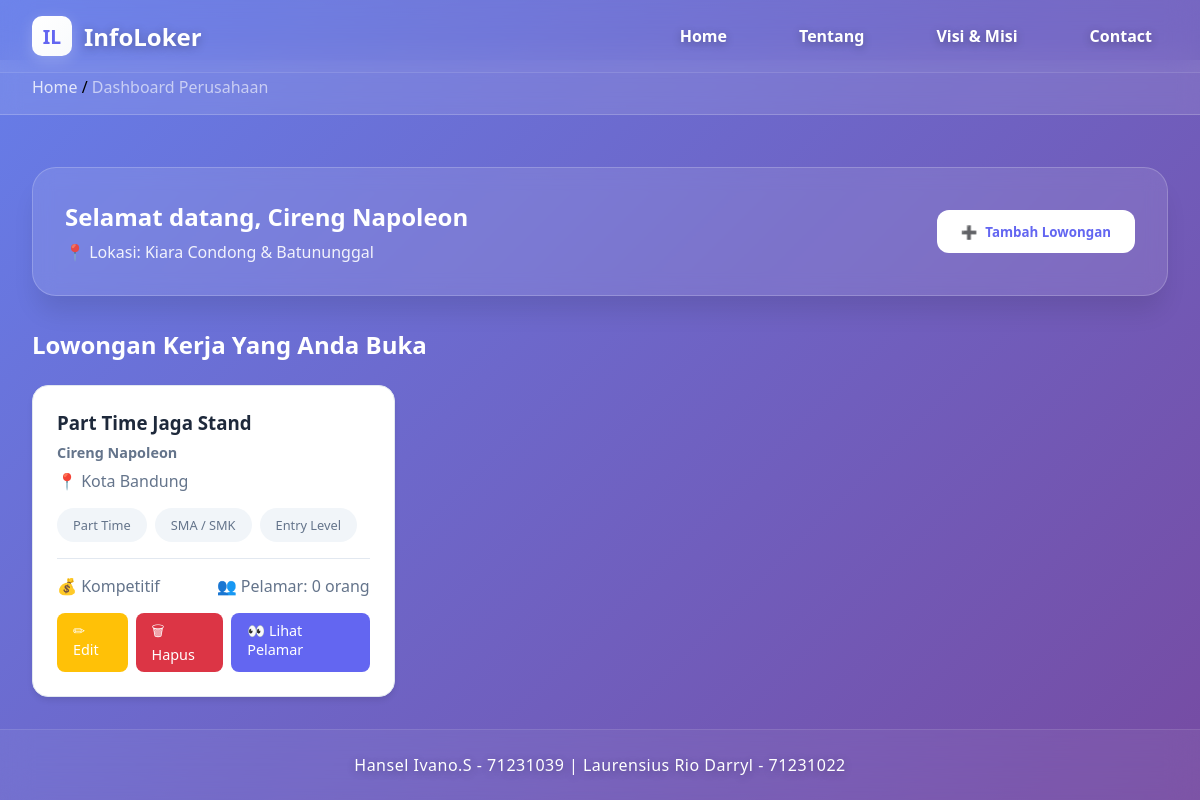
/Dashboard/dashboard_perusahaan.php (signed in), run on the app's committed database.
### tables this page shows
CREATE TABLE `perusahaan` (
  `id` int(11) NOT NULL,
  `user_id` int(11) DEFAULT NULL,
  `nama_perusahaan` varchar(100) DEFAULT NULL,
  `lokasi` varchar(100) DEFAULT NULL,
  `logo` varchar(255) DEFAULT NULL
);

CREATE TABLE `lowongan` (
  `id` int(11) NOT NULL,
  `perusahaan_id` int(11) DEFAULT NULL,
  `judul` varchar(100) DEFAULT NULL,
  `lokasi` varchar(100) DEFAULT NULL,
  `jenis_pekerjaan` varchar(50) DEFAULT NULL,
  `level_pekerjaan` varchar(50) DEFAULT NULL,
  `pendidikan` varchar(100) DEFAULT NULL,
  `gaji` varchar(50) DEFAULT NULL,
  `deskripsi` text DEFAULT NULL,
  `keahlian` text DEFAULT NULL,
  `kualifikasi` text DEFAULT NULL,
  `tanggal_posting` date DEFAULT NULL
);

### Dashboard/dashboard_perusahaan.php (the view, shortened to what this page needs)
<?php
require '../koneksi.php';
$userId = $_SESSION['id'];
$getPerusahaan = mysqli_query($conn, "SELECT * FROM perusahaan WHERE user_id = $userId");
$perusahaan = mysqli_fetch_assoc($getPerusahaan);
$perusahaanId = $perusahaan['id'];
$lowongan = mysqli_query($conn, "
    SELECT l.*,
           (SELECT COUNT(*) FROM lamaran WHERE lamaran.lowongan_id = l.id) AS jumlah_pelamar
    FROM lowongan l
    WHERE perusahaan_id = $perusahaanId
    ORDER BY l.tanggal_posting DESC
");
?>
<!DOCTYPE html>
<html lang="id">
<head>
    <link rel="stylesheet" href="utama_perusahaan.css">
</head>
<body>
<div class="dashboard-container">
    <?php include '../partials/header.php'; ?>
    <nav class="breadcrumb">
        <div class="breadcrumb-content">
            <a href="../Dashboard/dashboard_perusahaan.php">Home</a> / <span>Dashboard Perusahaan</span>
        </div>
    </nav>
    <div class="main-content">
        <section id="search" class="welcome-section">
            <div class="welcome-header">
                <h2>Selamat datang, <?= htmlspecialchars($perusahaan['nama_perusahaan']) ?></h2>
                <p>📍 Lokasi: <?= $perusahaan['lokasi'] ?></p>
            </div>
            <button class="action-button" onclick="window.location.href='../Perusahaan/tambah_lowongan.php'">
                <span class="button-icon">➕</span> Tambah Lowongan
            </button>
        </section>
        <h1 class="section-title">Lowongan Kerja Yang Anda Buka</h1>
        <section id="job-listings">
            <div class="job-container">
                <?php while ($row = mysqli_fetch_assoc($lowongan)): ?>
                    <div class="job-card">
                        <div class="job-header">
                            <h3><?= htmlspecialchars($row['judul']) ?></h3>
                            <h2><?= htmlspecialchars($perusahaan['nama_perusahaan']) ?></h2>
                            <p class="location">📍 <?= htmlspecialchars($row['lokasi']) ?></p>
                        </div>
                        <div class="job-tags">
                            <span class="tag"><?= $row['jenis_pekerjaan'] ?></span>
                            <span class="tag"><?= $row['pendidikan'] ?></span>
                            <span class="tag"><?= $row['level_pekerjaan'] ?></span>
                        </div>
                        <div class="job-info">
                            <p class="salary">💰 <?= $row['gaji'] ?></p>
                            <p class="applicants">👥 Pelamar: <?= $row['jumlah_pelamar'] ?> orang</p>
                        </div>
                        <div class="action-buttons">
                            <a href="../Perusahaan/edit_lowongan.php?id=<?= $row['id'] ?>" class="btn edit">✏ Edit</a>
                            <a href="hapus_lowongan.php?id=<?= $row['id'] ?>" class="btn delete" onclick="return confirm('Yakin ingin menghapus lowongan ini?')">🗑 Hapus</a>
                            <a href="../pages/lihat_pelamar.php?id=<?= $row['id'] ?>" class="btn view">👀 Lihat Pelamar</a>
                        </div>
                    </div>
                <?php endwhile; ?>
            </div>
        </section>
    </div>
    <?php include '../partials/footer.php'; ?>
</div>
</body>
</html>

### partials/header.php (shortened to what this page needs)
<header>
        <div class="header-content">
            <div class="logo-section">
                <div class="logo">IL</div>
                <div class="logo-text">InfoLoker</div>
            </div>
            <nav class="nav-links">
                <a href="#home">Home</a>
                <a href="#about">Tentang</a>
                <a href="#vision">Visi & Misi</a>
                <a href="#contact">Contact</a>
            </nav>
        </div>
    </header>

### partials/footer.php (shortened to what this page needs)
<footer>
    <p>Hansel Ivano.S - 71231039 | Laurensius Rio Darryl - 71231022</p>
</footer>

### Dashboard/utama_perusahaan.css (style rules this page uses)
:root { --primary-color: #6366f1; --primary-hover: #5856eb; --secondary-color: #f1f5f9; --text-primary: #1e293b; --text-secondary: #64748b; --border-color: #e2e8f0; --white: #ffffff; --shadow: 0 4px 6px -1px rgba(0, 0, 0, 0.1); --shadow-lg: 0 20px 25px -5px rgba(0, 0, 0, 0.1); }
* { margin: 0; padding: 0; box-sizing: border-box; font-family: 'Segoe UI', Tahoma, Geneva, Verdana, sans-serif; }
body { font-family: 'Inter', sans-serif; margin: 0; padding: 0; min-height: 100vh; }
.dashboard-container { min-height: 100vh; display: flex; flex-direction: column; background: linear-gradient(135deg, #667eea 0%, #764ba2 100%); margin: 0; padding: 0; }
.breadcrumb { background: rgba(255, 255, 255, 0.1); backdrop-filter: blur(10px); border-bottom: 1px solid rgba(255, 255, 255, 0.2); margin-top: 60px; }
.breadcrumb-content { max-width: 1200px; margin: 0 auto; padding: 1rem 2rem; }
.breadcrumb a { color: var(--white); text-decoration: none; opacity: 0.8; transition: opacity 0.3s ease; }
.breadcrumb span { color: var(--white); opacity: 0.6; }
.main-content { flex: 1; padding: 2rem; max-width: 1200px; margin: 0 auto; width: 100%; margin-top: 20px; }
.welcome-section { background: rgba(255, 255, 255, 0.1); backdrop-filter: blur(10px); border-radius: 24px; padding: 2rem; margin-bottom: 2rem; box-shadow: var(--shadow-lg); display: flex; justify-content: space-between; align-items: center; color: var(--white); border: 1px solid rgba(255, 255, 255, 0.2); }
.welcome-header h2 { margin-bottom: 0.5rem; }
.welcome-header p { opacity: 0.9; }
.action-button { background-color: var(--white); color: var(--primary-color); border: none; padding: 0.8rem 1.5rem; border-radius: 12px; cursor: pointer; display: flex; align-items: center; gap: 0.5rem; transition: all 0.3s ease; font-weight: 600; }
.section-title { color: var(--white); margin-bottom: 1.5rem; font-size: 1.5rem; }
.job-container { display: grid; grid-template-columns: repeat(auto-fill, minmax(300px, 1fr)); gap: 1.5rem; }
.job-card { background: var(--white); border-radius: 16px; padding: 1.5rem; box-shadow: var(--shadow); transition: all 0.3s ease; border: 1px solid var(--border-color); }
.job-header h3 { color: var(--text-primary); margin-bottom: 0.5rem; }
.job-header h2 { color: var(--text-secondary); font-size: 0.9rem; margin-bottom: 0.5rem; }
.location { color: var(--text-secondary); margin-bottom: 1rem; }
.job-tags { display: flex; flex-wrap: wrap; gap: 0.5rem; margin: 1rem 0; }
.tag { background: var(--secondary-color); padding: 0.5rem 1rem; border-radius: 20px; font-size: 0.8rem; color: var(--text-secondary); }
.job-info { display: flex; justify-content: space-between; margin: 1rem 0; color: var(--text-secondary); padding-top: 1rem; border-top: 1px solid var(--border-color); }
.action-buttons { display: flex; gap: 0.5rem; margin-top: 1rem; }
.btn { padding: 0.5rem 1rem; border-radius: 8px; text-decoration: none; color: var(--white); font-size: 0.9rem; transition: all 0.3s ease; }
.edit { background-color: #ffc107; }
.delete { background-color: #dc3545; }
.view { background-color: var(--primary-color); }

### partials/footer.php (style rules this page uses)
footer { background: rgba(255, 255, 255, 0.05); backdrop-filter: blur(15px); padding: 1.5rem; text-align: center; color: #ffffff; border-top: 1px solid rgba(255, 255, 255, 0.1); transition: all 0.3s ease; font-weight: 500; text-shadow: 0 2px 8px rgba(0, 0, 0, 0.3); }
footer p { transition: all 0.3s ease; letter-spacing: 0.5px; }

### data on the page
perusahaan: nama_perusahaan "Cireng Napoleon", lokasi "Kiara Condong & Batununggal"
lowongan: judul "Part Time Jaga Stand", perusahaan.nama_perusahaan "Cireng Napoleon", lokasi "Kota Bandung", jenis_pekerjaan "Part Time", pendidikan "SMA / SMK", level_pekerjaan "Entry Level", gaji "Kompetitif", jumlah_pelamar "0"
